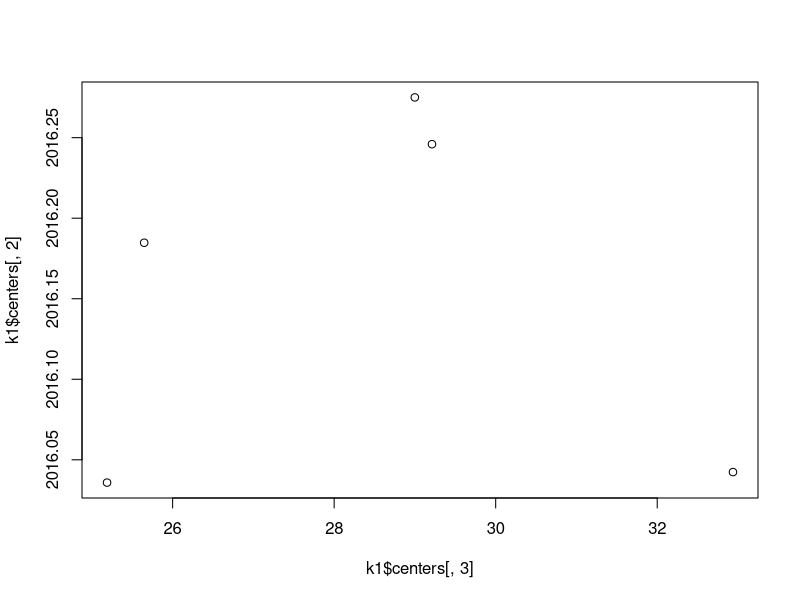
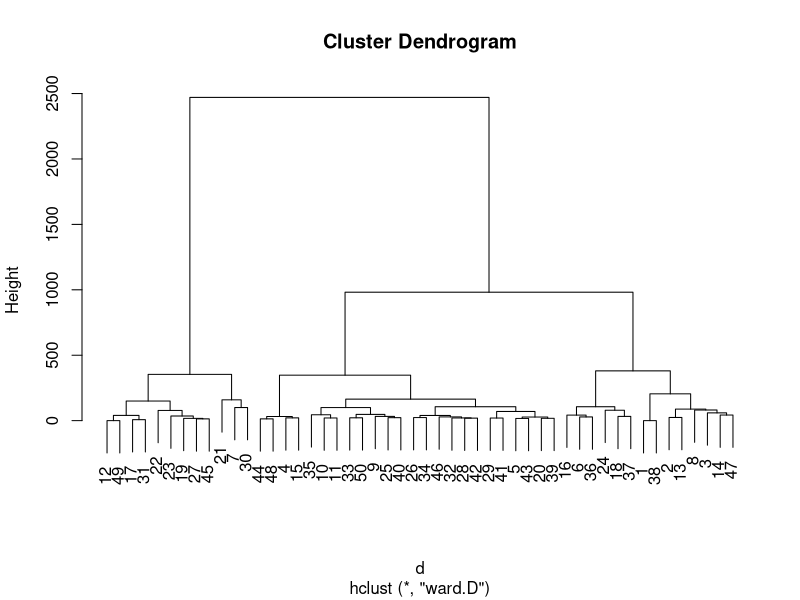
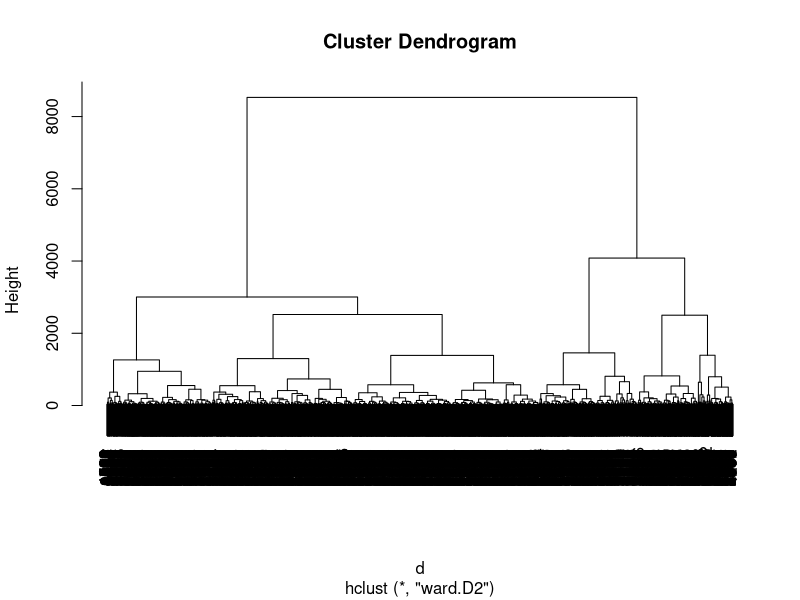
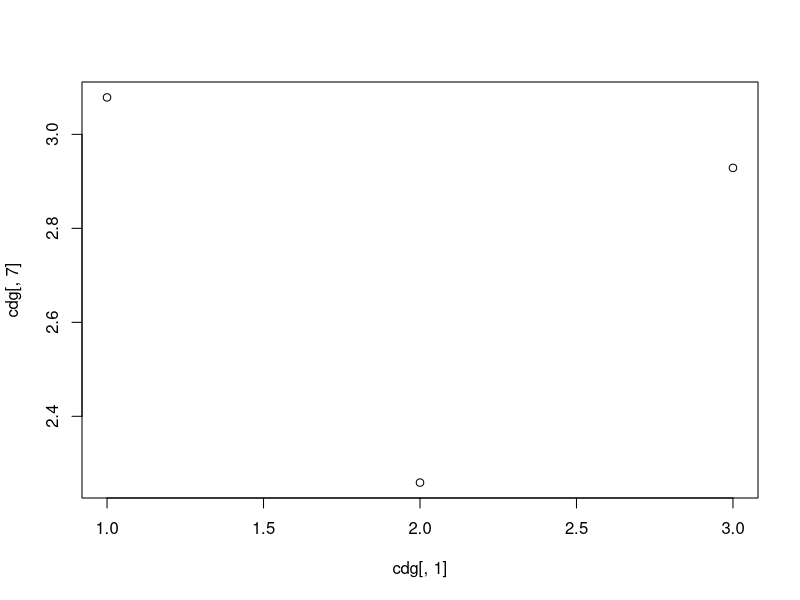

Write the R code that produced these figures, in order. (Note: this script raises an error after producing the figures.)
#Retrieve the data saved AFTER the profiling practice...... this means data already cleaned

setwd("/Users/davidmorais/Desktop/MD")
dd <- read.csv("hotel_sample_5000.csv", sep=",", dec=".");
names(dd)
dim(dd)
summary(dd)

attach(dd)

#set a list of numerical variables
names(dd)

dcon <- data.frame (lead_time, year, week, day, weekend_nights, week_nights, 
                    adults, children, babies, pre_cancel, pre_bcn, changes, 
                    days_wait, adr, rcar_parking_spaces, ts_requests)
dim(dcon)

#
# CLUSTERING
#



# KMEANS RUN, BUT HOW MANY CLASSES?

k1 <- kmeans(dcon,5)
names(dcon)
print(k1)

attributes(k1)

k1$size

k1$withinss

k1$centers

# LETS COMPUTE THE DECOMPOSITION OF INERTIA

Bss <- sum(rowSums(k1$centers^2)*k1$size)
Bss
Wss <- sum(k1$withinss)
Wss
Tss <- k1$totss
Tss

Bss+Wss

Ib1 <- 100*Bss/(Bss+Wss)
Ib1

# LETS REPEAT THE KMEANS RUN WITH K=5

k2 <- kmeans(dcon,5)
k2$size

Bss <- sum(rowSums(k2$centers^2)*k2$size)
Bss
Wss <- sum(k2$withinss)
Wss

Ib2 <- 100*Bss/(Bss+Wss)
Ib2
Ib1

k2$centers
k1$centers

plot(k1$centers[,3],k1$centers[,2])

table(k1$cluster, k2$cluster)

# WHY WE HAVE OBTAINED DIFFERENT RESULTS?, AND WHICH RUN IS BETTER?

# NOW TRY K=8

k3 <- kmeans(dcon,8)
k3$size

Bss <- sum(rowSums(k3$centers^2)*k3$size)
Wss <- sum(k3$withinss)

Ib3 <- 100*Bss/(Bss+Wss)
Ib3

# Fer servir per la pràctica
# HIERARCHICAL CLUSTERING

d  <- dist(dcon[1:50,])
h1 <- hclust(d,method="ward.D")  # NOTICE THE COST
plot(h1)

d  <- dist(dcon)
h1 <- hclust(d,method="ward.D2")  # NOTICE THE COST
plot(h1)

# BUT WE ONLY NEED WHERE THERE ARE THE LEAPS OF THE HEIGHT

# WHERE ARE THER THE LEAPS? WHERE WILL YOU CUT THE DENDREOGRAM?, HOW MANY CLASSES WILL YOU OBTAIN?

nc = 3

c1 <- cutree(h1,nc)

c1[1:20]

nc = 5

c5 <- cutree(h1,nc)

c5[1:20]


table(c1)
table(c5)
table(c1,c5)


cdg <- aggregate(as.data.frame(dcon),list(c1),mean)
cdg

plot(cdg[,1], cdg[,7])

# LETS SEE THE PARTITION VISUALLY


plot(Edad,Estalvi,col=c1,main="Clustering of credit data in 3 classes")
legend("topright",c("class1","class2","class3"),pch=1,col=c(1:3))



plot(RatiFin,Estalvi)
plot(RatiFin,Estalvi,col=c1,main="Clustering of credit data in 3 classes")
legend("topright",c("class1","class2","class3"),pch=1,col=c(1:3), cex=0.6)

plot(Antiguedad.Trabajo,Estalvi,col=c1,main="Clustering of credit data in 3 classes")
legend("topright",c("class1","class2","class3"),pch=1,col=c(1:3), cex=0.6)
plot(Patrimonio, Ingresos,col=c1,main="Clustering of credit data in 3 classes")
legend("topright",c("class1","class2","class3"),pch=1,col=c(1:3), cex=0.6)
plot(Patrimonio, Antiguedad.Trabajo,col=c1,main="Clustering of credit data in 3 classes")
legend("topright",c("class1","class2","class3"),pch=1,col=c(1:3), cex=0.6)

pairs(dcon[,1:7], col=c1)

#plot(FI[,1],FI[,2],col=c1,main="Clustering of credit data in 3 classes")
#legend("topleft",c("c1","c2","c3"),pch=1,col=c(1:3))

# LETS SEE THE QUALITY OF THE HIERARCHICAL PARTITION



Bss <- sum(rowSums(cdg^2)*as.numeric(table(c1)))

Ib4 <- 100*Bss/Tss
Ib4


#move to Gower mixed distance to deal 
#simoultaneously with numerical and qualitative data

library(cluster)

#dissimilarity matrix

actives<-c(2:16)
dissimMatrix <- daisy(dd[,actives], metric = "gower", stand=TRUE)

distMatrix<-dissimMatrix^2

h1 <- hclust(distMatrix,method="ward.D")  # NOTICE THE COST
#versions noves "ward.D" i abans de plot: par(mar=rep(2,4)) si se quejara de los margenes del plot

plot(h1)

c2 <- cutree(h1,4)

#class sizes 
table(c2)

#comparing with other partitions
table(c1,c2)


names(dd)
#ratiFin
boxplot(dd[,16]~c2, horizontal=TRUE)

#plazo
boxplot(dd[,4]~c2, horizontal=TRUE)

#gastos
boxplot(dd[,9]~c2, horizontal=TRUE)

pairs(dcon[,1:7], col=c2)

plot(RatiFin,Estalvi,col=c2,main="Clustering of credit data in 3 classes")
legend("topright",levels(c2),pch=1,col=c(1:4), cex=0.6)

cdg <- aggregate(as.data.frame(dcon),list(c2),mean)
cdg

plot(Edad, Gastos, col= c2)
points(cdg[,4],cdg[,5],pch=16,col="orange")
text(cdg[,4],cdg[,5], labels=cdg[,1], pos=2, font=2, cex=0.7, col="orange")

potencials<-c(3,4,6,7,10,11)
pairs(dcon[,potencials],col=c2)

#Profiling plots
